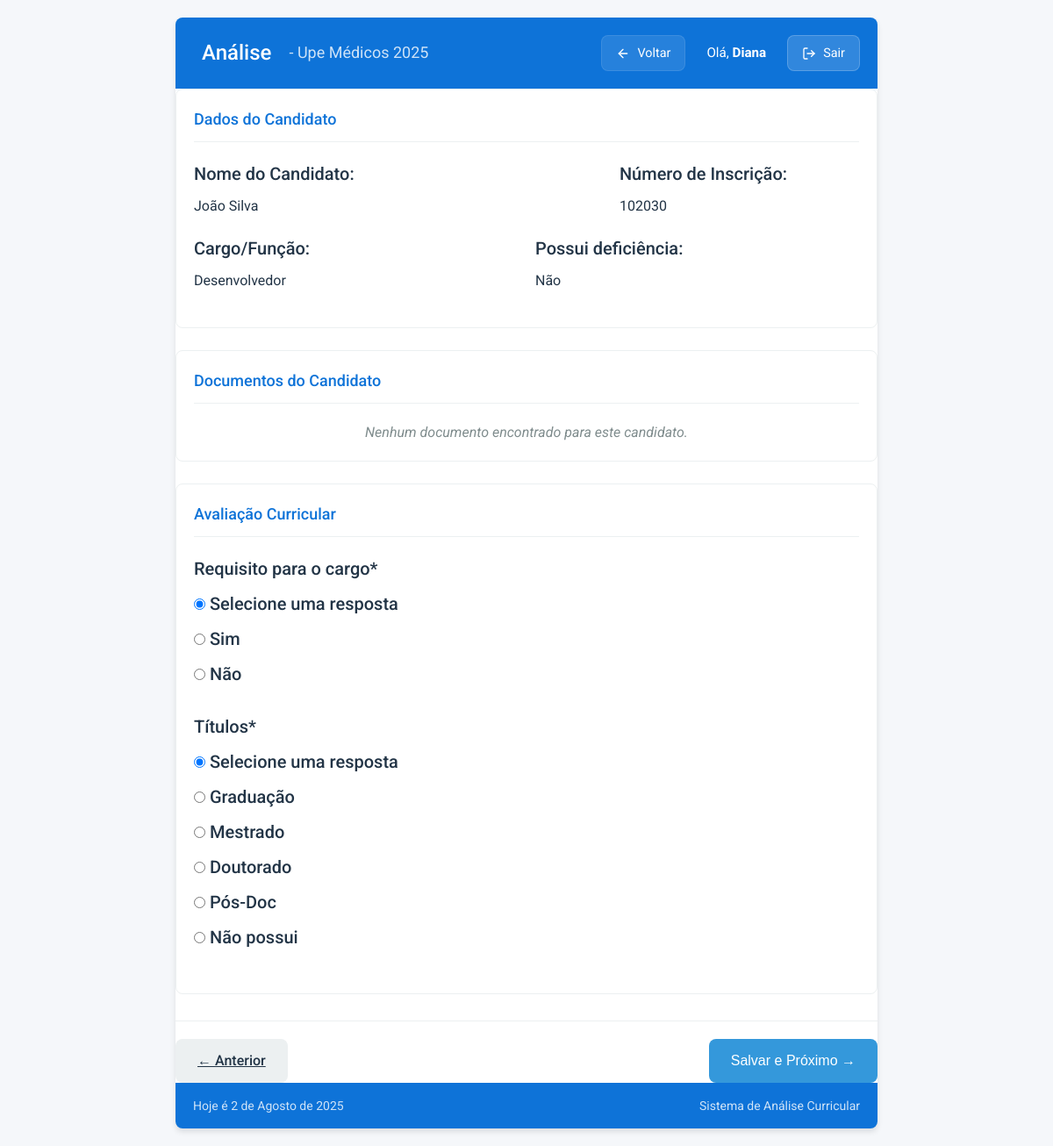
/analise/14/ (signed in), run on the app's committed database.
### analise_curricular/models.py (models this page shows, shortened)
class Selecao(models.Model):
    nome = models.CharField(max_length=200, unique=True, verbose_name="Nome da Seleção")
    descricao = models.TextField(blank=True, verbose_name="Descrição")
    ativa = models.BooleanField(default=True, verbose_name="Ativa para Avaliação")
    class Meta:
        verbose_name = "Seleção"
        verbose_name_plural = "Seleções"
        ordering = ['nome']

class Candidato(models.Model):
    SIM_NAO_CHOICES = [
        ('Sim', 'Sim'),
        ('Nao', 'Não'),
    ]
    selecao = models.ForeignKey(
        Selecao,
        on_delete=models.SET_NULL,
        null=True,
        blank=True,
        related_name='candidatos_da_selecao',
        verbose_name="Seleção"
    )
    nome = models.CharField(max_length=255, verbose_name="Nome do Candidato")
    inscricao = models.CharField(max_length=50, unique=True, verbose_name="Número de Inscrição")
    cargo = models.CharField(max_length=100, verbose_name="Cargo/Função")
    pontuacao = models.IntegerField(
        default=0,
        verbose_name="Pontuação"
    )
    data_importacao = models.DateField(
        auto_now_add=True,
        verbose_name="Data da Importação"
    )
    data_analisado = models.DateTimeField(
        null=True,
        blank=True
    )
    avaliador_analise = models.ForeignKey(
        User,
        null=True,
        blank=True,
        on_delete=models.SET_NULL,
        related_name='avaliacoes_feitas'
    )
    analisado = models.BooleanField(
        default=False,
        verbose_name="Analisado"
    )
    respostas_dinamicas = JSONField(default=dict, blank=True, null=True)
    declarou_deficiencia = models.CharField(
        max_length=3,
        choices=SIM_NAO_CHOICES,
        default='Nao', # Valor padrão, pode ser ajustado
        verbose_name="Declarou que possui deficiência?"
    )
    tipo_deficiencia = models.TextField(
        blank=True,
        null=True,
        verbose_name="Tipo de Deficiência"
    )
    class Meta:
        verbose_name = "Candidato"
        verbose_name_plural = "Candidatos"
        ordering = ['nome', 'cargo']

class FormQuestion(models.Model):
    QUESTION_TYPES = (
        ('text', 'Texto'),
        ('number', 'Número'),
        ('select', 'Seleção'),
        ('checkbox', 'Checkbox'),
        ('radio', 'Rádio'),
        ('textarea', 'Caixa de Texto Grande'),
    )
    selecao = models.ForeignKey(
        Selecao,
        on_delete=models.CASCADE,
        related_name='questions'
    )
    question_text = models.CharField(max_length=255)
    question_type = models.CharField(max_length=20, choices=QUESTION_TYPES)
    order = models.PositiveIntegerField(default=0)
    required = models.BooleanField(default=True)
    options = JSONField(blank=True, null=True)
    conditions = JSONField(blank=True, null=True)
    class Meta:
        ordering = ['order']

### analise_curricular/views.py (the view, shortened to what this page needs)
# urls.py: path('analise/<int:candidato_id>/', views.analisar_candidato, name='analisar_candidato'),
@login_required
def analisar_candidato(request, candidato_id):
    logger.debug(f"Session data: {dict(request.session)}")
    logger.debug(f"Candidato ID: {candidato_id}")
    selecao_id = request.session.get('selecao_id')
    logger.debug(f"Selecao ID from session: {selecao_id}")
    if not selecao_id:
        logger.error("Nenhum selecao_id encontrado na sessão")
        messages.error(request, "Por favor, selecione uma seleção antes de analisar candidatos.")
        return redirect('selecionar_selecao')
    try:
        candidato = Candidato.objects.get(pk=candidato_id, selecao__id=selecao_id)
    except Candidato.DoesNotExist:
        messages.error(request, "Candidato não encontrado ou não pertence à seleção atual.")
        return redirect('painel_avaliador', selecao_id=selecao_id)
    except Exception as e:
        logger.error(f"Erro ao buscar candidato: {e}")
        messages.error(request, "Ocorreu um erro ao carregar o candidato.")
        return redirect('selecionar_selecao')
    candidatos_da_selecao = Candidato.objects.filter(selecao__id=selecao_id).order_by('id')
    total_candidatos = candidatos_da_selecao.count()
    if total_candidatos == 0:
        return render(request, 'Registration/sem_candidatos_nao_selecao.html', {
            'selecao_nome': request.session.get('selecao_nome', 'Nenhuma Seleção Selecionada')
        })
    documentos_candidato = []
    inscricao_limpa = candidato.inscricao.lstrip('#')
    documentos_dir = os.path.join(settings.MEDIA_ROOT, 'candidatos_documentos')
    if request.method == 'POST':
        form = DynamicCandidatoForm(
            request.POST,
            instance=candidato,
            selecao_id=selecao_id
        )
        if form.is_valid():
            candidato = form.save(commit=False)
            candidato.analisado = True
            candidato.data_analisado = timezone.now()
            candidato.avaliador_analise = request.user
            candidato.save()
            messages.success(request, "Dados salvos com sucesso!")
            if request.headers.get('x-requested-with') == 'XMLHttpRequest':
                return JsonResponse({'success': True, 'message': 'Dados salvos com sucesso!'})
            next_candidato = candidatos_da_selecao.filter(id__gt=candidato.id).order_by('id').first()
            if next_candidato:
                return redirect('analisar_candidato', candidato_id=next_candidato.id)
            return redirect('finalizar_analise')
        else:
            if request.headers.get('x-requested-with') == 'XMLHttpRequest':
                return JsonResponse({'success': False, 'errors': form.errors})
            messages.error(request, "Por favor, corrija os erros no formulário.")
    else:
         form = DynamicCandidatoForm(
            instance=candidato,
            selecao_id=selecao_id
        )
    ids_ordenados = list(candidatos_da_selecao.values_list('id', flat=True))
    try:
        indice_atual = ids_ordenados.index(candidato.id) + 1
    except ValueError:
        indice_atual = 0
    anterior_candidato = None
    if indice_atual > 1:
        anterior_candidato = candidatos_da_selecao.filter(id__lt=candidato.id).order_by('-id').first()
    proximo_candidato = None
    if indice_atual < total_candidatos:
        proximo_candidato = candidatos_da_selecao.filter(id__gt=candidato.id).order_by('id').first()
    context = {
        'form': form,
        'candidato': candidato,
        'selecao_id': selecao_id,
        'selecao_nome': candidato.selecao.nome if candidato.selecao else request.session.get('selecao_nome', ''),
        'indice_atual': indice_atual,
        'total_candidatos': total_candidatos,
        'anterior_candidato_id': anterior_candidato.id if anterior_candidato else None,
        'proximo_candidato_id': proximo_candidato.id if proximo_candidato else None,
        'data_formatada': _("Hoje é %(date)s") % {'date': timezone.now().strftime('%d de %B de %Y')},
        'documentos_candidato': documentos_candidato,
        'data_avaliacao': candidato.data_analisado,
        'avaliador': candidato.avaliador_analise,
        'perguntas': FormQuestion.objects.filter(selecao=candidato.selecao).order_by('order')
    }
    return render(request, 'Registration/formulario.html', context)

### analise_curricular/templates/Registration/formulario.html (shortened to what this page needs)
{% load static %}
{% load i18n %}
{% load analise_curricular_tags %}
<!DOCTYPE html>
<html lang="pt-br">
<head>
    <link rel="stylesheet" href="{% static 'CSS/style.css' %}">
</head>
<body>
    <div class="app-container">
        <header class="app-header">
            <h1>
                <img src="{% static 'Logo.ico' %}" alt="" class="logo"> Análise
                {% if selecao_nome %}
                    <span class="selection-name"> - {{ selecao_nome }}</span>
                {% endif %}
            </h1>
            <div class="header-info">
                {% if request.user.is_authenticated %}
                <div class="user-info">
                    <a href="{% url 'painel_avaliador' selecao_id|default:candidato.selecao.id %}" class="back-button">
                        <svg xmlns="http://www.w3.org/2000/svg" width="16" height="16" viewBox="0 0 24 24" fill="none" stroke="currentColor" stroke-width="2" stroke-linecap="round" stroke-linejoin="round">
                            <path d="M19 12H5"></path>
                            <path d="M12 19l-7-7 7-7"></path>
                        </svg>
                        Voltar
                    </a>
                    <span class="welcome-message">Olá, <strong>{{ request.user.username }}</strong></span>
                    <a href="{% url 'logout' %}" class="logout-button">
                        Sair
                    </a>
                </div>
                {% endif %}
            </div>
        </header>
        <form method="post" enctype="multipart/form-data" class="evaluation-form" id="evaluationForm">
            <section class="candidate-card">
                <h2 class="section-title">Dados do Candidato</h2>
                <div class="candidate-info-group">
                    <div class="form-group">
                        <label>Nome do Candidato:</label>
                        <p class="read-only-field">{{ candidato.nome }}</p>
                    </div>
                    <div class="form-group">
                        <label>Número de Inscrição:</label>
                        <p class="read-only-field">{{ candidato.inscricao }}</p>
                    </div>
                    <div class="form-group">
                        <label>Cargo/Função:</label>
                        <p class="read-only-field">{{ candidato.cargo }}</p>
                    </div>
                    {% if candidato.declarou_deficiencia %}
                        <div class="form-group">
                            <label>Possui deficiência:</label>
                            <p class="read-only-field">{{ candidato.declarou_deficiencia }}</p>
                        </div>
                    {% endif %}
                </div>
            </section>
            <section class="evaluation-section">
                <h2 class="section-title">Documentos do Candidato</h2>
                {% if documentos_candidato %}
                    <ul class="document-list">
                        {% for doc in documentos_candidato %}
                        <li>
                            <a href="{{ doc.url }}" target="_blank" class="document-link">
                                <span class="document-icon">📄</span> {{ doc.nome }}
                            </a>
                        </li>
                        {% endfor %}
                    </ul>
                {% else %}
                    <p class="no-documents-message">Nenhum documento encontrado para este candidato.</p>
                {% endif %}
            </section>
            <section class="evaluation-section">
                <h2 class="section-title">Avaliação Curricular</h2>
                {% for pergunta in perguntas %}
                <div class="form-group dynamic-question-group"
                    id="pergunta-{{ pergunta.id }}"
                    data-question-type="{{ pergunta.question_type }}"
                    data-question-id="{{ pergunta.id }}"
                    data-conditions='{{ pergunta.conditions|safe }}'
                    style="{% if pergunta.conditions %}display: none;{% endif %}" >
                    <label>{{ pergunta.question_text }}{% if pergunta.required %}*{% endif %}</label>
                    {% if pergunta.question_type == 'radio' %}
                        {{ form|get_dynamic_field_by_id:pergunta.id }}
                    {% elif pergunta.question_type == 'select' %}
                        {{ form|get_dynamic_field_by_id:pergunta.id }}
                    {% elif pergunta.question_type == 'checkbox' %}
                        <div class="checkbox-group">
                            {{ form|get_dynamic_field_by_id:pergunta.id }}
                        </div>
                    {% else %}
                        {{ form|get_dynamic_field_by_id:pergunta.id }}
                    {% endif %}
                </div>
                {% endfor %}
            </section>
            <div class="form-navigation">
                {% if anterior_candidato_id %}
                    <a href="{% url 'analisar_candidato' anterior_candidato_id %}" class="nav-button prev">
                        &larr; Anterior
                    </a>
                {% else %}
                    <span class="nav-button prev disabled">&larr; Anterior</span>
                {% endif %}
                <button type="submit" class="nav-button next" id="submitButton">
                    {% if proximo_candidato_id %}Salvar e Próximo &rarr;{% else %}Finalizar Análise{% endif %}
                </button>
            </div>
        </form>
        <footer class="app-footer">
            <div class="footer-info">
                <span class="date-info">Hoje é {% now "j \d\e F \d\e Y" %}</span>
                <span class="system-info">Sistema de Análise Curricular</span>
            </div>
        </footer>
    </div>
</body>
</html>

### data on the page
Selecao: nome "Upe Médicos 2025"
Candidato: nome "João Silva", inscricao "102030", cargo "Desenvolvedor", declarou_deficiencia "Não"
FormQuestion: question_text "Requisito para o cargo"
FormQuestion: question_text "Títulos"

### other printed values
{{ request.user.username }} "Diana"
